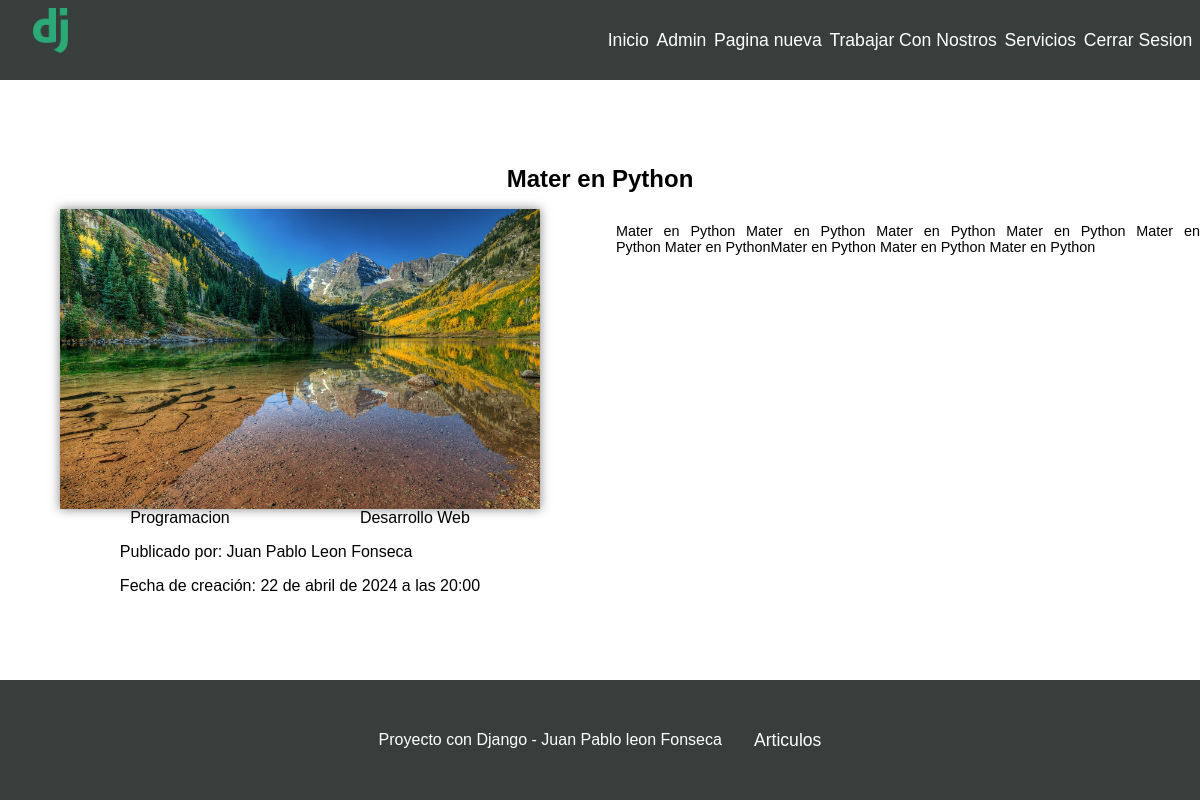
The page /pageArticle/b56e6767-ec2f-49a3-8767-913896edc791/ (signed in) on the database its author committed.
### Pages/models.py (models this page shows, shortened)
class Page(models.Model):
    id = models.UUIDField(
            primary_key=True,
            default=uuid.uuid4,
            editable=False,
            unique=True,
            verbose_name="Identificador"
        )
    title = models.CharField(
            verbose_name="Título",
            max_length=50
        )
    content = RichTextField(
            verbose_name="Contenido"
        )
    slug = models.CharField(
            verbose_name="URL amigable",
            max_length=150,
            unique=True
        )
    order = models.IntegerField(
            verbose_name="Orden",
            default=0
    )
    visible = models.BooleanField(
            verbose_name="Visible"
        )
    createDate = models.DateTimeField(
            verbose_name="Fecha de creación",
            auto_now_add=True
        )
    updateDate = models.DateTimeField(
            verbose_name="Fecha de actualización",
            auto_now=True
        )
    class Meta:
        verbose_name = "Página"
        verbose_name_plural = "Páginas"

### Blogs/models.py (models this page shows, shortened)
class Article(models.Model):
    id = models.UUIDField(
        primary_key=True,
        default=uuid.uuid4,
        editable=False,
        unique=True,
        verbose_name="Id"
    )
    title = models.CharField(
        verbose_name="Título",
        max_length=100
    )
    content = RichTextField(
        verbose_name="Contenido"
    )
    image = models.ImageField(
        verbose_name="Imagen",
        upload_to="blogs",
        default="null",
        null=True,
        blank=True
    )
    public  = models.BooleanField(
        verbose_name="Publicado"
    )
    createDate = models.DateTimeField(
        verbose_name="Fecha de creación",
        auto_now_add=True
    )
    updateDate = models.DateTimeField(
        verbose_name="Fecha de actualización",
        auto_now=True
    )
    user = models.ForeignKey(
        User,
        on_delete=models.CASCADE,
        verbose_name="Usuario",
        editable=False
    )
    categories = models.ManyToManyField(
        Category,
        verbose_name="Categorías",
        null=True,
        blank=True
    )
    class Meta:
        verbose_name = "Artículo"
        verbose_name_plural = "Artículos"

class Category(models.Model):
    id = models.UUIDField(
        primary_key=True,
        default=uuid.uuid4,
        editable=False,
        unique=True,
        verbose_name="Id"
    )
    name = models.CharField(
        verbose_name="Nombre",
        max_length=100
    )
    description = models.TextField(
        verbose_name="Descripción",
        max_length=255
    )
    createDate = models.DateTimeField(
        verbose_name="Fecha de creación",
        auto_now_add=True
    )
    updateDate = models.DateTimeField(
        verbose_name="Fecha de actualización",
        auto_now=True
    )
    class Meta:
        verbose_name = "Categoría"
        verbose_name_plural = "Categorías"

### Blogs/views.py (the view)
# urls.py: path("pageArticle/<str:articleId>/", views.pageArticle, name="pageArticle"),
@login_required(login_url="logingPage")
def pageArticle(request, articleId):
    article = models.Article.objects.get(id=articleId)
    context = {
        "article": article
    }
    return render(request, "articles/pageArticle.html", context)

### Blogs/context_processors.py (called while the page is built)
def getCategories(request):
    categoriesInUse = models.Article.objects.filter(public=True).values_list("categories", flat=True)
    lisCategories = models.Category.objects.filter(id__in=categoriesInUse).values_list("id", "name")
    return {
        "lisCategories": lisCategories,
        "ids": categoriesInUse
    }

### Pages/context_processors.py (called while the page is built)
def getPages(request):
    pages = models.Page.objects.filter(visible=True).order_by("order").values_list("id", "title", "slug")
    return {
        "pages": pages
    }

### Blogs/templates/articles/pageArticle.html (shortened to what this page needs)
{% extends 'layouts/layout.html' %}
{% block content %}
<h1 class="title-page">{{article.title}}</h1>
<div class="content-page-article">
    <div class="content-page-article-image">
        <img src="{{article.image.url}}" alt="{{article.title}}">
        <div class="div-list">
            <ul class="list-category-article-div-article">
                {% for category in article.categories.all %}
                    <li>{{category.name}}</li>
                {% endfor %}
            </ul>
        </div>
        <div>
            <p>Publicado por: {{article.user.first_name}} {{article.user.last_name}}</p>
            <p>Fecha de creación: {{article.createDate}}</p>
        </div>
    </div>
    <div class="content-page-article-details">
        <div>
            <p>{{article.content|safe}}</p>
        </div>
    </div>
</div>
{% endblock %}

### MainApp/templates/layouts/layout.html (shortened to what this page needs)
{% load static %}
<!DOCTYPE html>
<html lang="es">
  <head>
    <link rel="stylesheet" href="{% static 'css/index.css' %}" />
  </head>
  <body>
    <header>
      <div class="logo">
        <img src="{% static 'imgs/logo.png' %}" alt="logo" />
      </div>
      <nav class="menu">
        <a href="{% url 'index' %}">Inicio</a>
        {% if request.user.is_staff %}
          <a href="admin/">Admin</a>
        {% endif %}
        {% for page in pages %}
        <a href="{% url 'page' page.2 %}">{{page.1}}</a>
        {% endfor %}
        {% if request.user.is_authenticated %}
          <a href="{% url 'logoutPage' %}">Cerrar Sesion</a>
        {% endif %}
      </nav>
    </header>
    <main>
      <div class="container">
        {% block content %}{% endblock %}
      </div>
    </main>
    <footer>
      <p>Proyecto con Django - Juan Pablo leon Fonseca</p>
      <div class="footer-menu">
        <ul class="footer-menu-ul">
          <li><a href="{% url 'listTheArticles' %}">Articulos</a></li>
        </ul>
      </div>
    </footer>
  </body>
</html>

### MainApp/static/css/index.css (style rules this page uses)
html { box-sizing: border-box; font-family: Arial, Helvetica, sans-serif; font-size: 16px; margin: 0; padding: 0; }
*, *::before, *::after { box-sizing: inherit; }
a { transition: all 0.5s ease-out; text-decoration: none; }
img { max-width: 100%; height: auto; }
body { width: 100vw; height: 100vh; display: grid; grid-template-columns: 1fr; grid-template-rows: 10% auto 15%; margin: 0; padding: 0; overflow-x: hidden; }
header { width: 100%; height: 100%; grid-column: 1/2; grid-row: 1/2; background-color: rgb(56, 62, 60); display: flex; align-items: center; justify-content: space-between; }
.logo { width: 100px; height: 100%; text-align: center; }
.logo img { width: 35%; height: auto; padding-top: 0.5rem; }
.menu { width: 50%; height: 100%; display: flex; align-items: center; justify-content: space-evenly; color: #fff; }
a { color: #fff; font-size: 1.1rem; }
main { grid-column: 1/2; grid-row: 2/3; width: 100%; height: 100%; display: flex; align-items: center; justify-content: center; }
main .container { width: 100%; height: 100%; display: flex; flex-direction: column; align-items: center; justify-content: center; }
footer { grid-column: 1/2; grid-row: 3/4; width: 100%; height: 100%; background-color: rgb(56, 62, 60); display: flex; align-items: center; justify-content: center; color: #fff; gap: 2rem; position: relative; }
.title-page { text-align: center; font-size: 1.5rem; font-weight: bold; color: #000000; }
.div-list { grid-column: 1/2; grid-row: 3/4; width: 100%; height: 100%; }
.footer-menu-ul { list-style: none; margin: 0; padding: 0; }
.div-list { width: 100%; height: 50%; }
.list-category-article-div-article { width: 100%; height: 100%; }
.content-page-article { display: flex; align-items: center; justify-content: center; flex-direction: row; width: 100%; }
.content-page-article-image { width: 100%; height: 100%; display: flex; align-items: center; justify-content: space-evenly; flex-direction: column; }
.content-page-article-image img { box-shadow: 0 0 10px rgba(0, 0, 0, 0.5); width: 80%; }
.content-page-article-details { display: flex; align-items: center; justify-content: start; flex-direction: column; width: 100%; height: 100%; font-size: 0.9rem; }
.content-page-article-details div:nth-child(1) { width: 100%; height: 100%; text-align: justify; padding-left: 1rem; }
.list-category-article-div-article { list-style: none; padding: 0; margin: 0; display: flex; align-items: center; justify-content: space-evenly; flex-direction: row; }

### rows shown on the page
Page: title "Pagina nueva"
Page: title "Trabajar Con Nostros"
Page: title "Servicios"
Article: title "Mater en Python", image (picture), user.first_name "Juan Pablo", user.last_name "Leon Fonseca", createDate "22 de abril de 2024 a las 20:00", content "Mater en Python Mater en Python Mater en Python Mater en Python Mater en Python Mater en PythonMater en Python Mater en Python Mater en Python"
Category: name "Programacion"
Category: name "Desarrollo Web"
